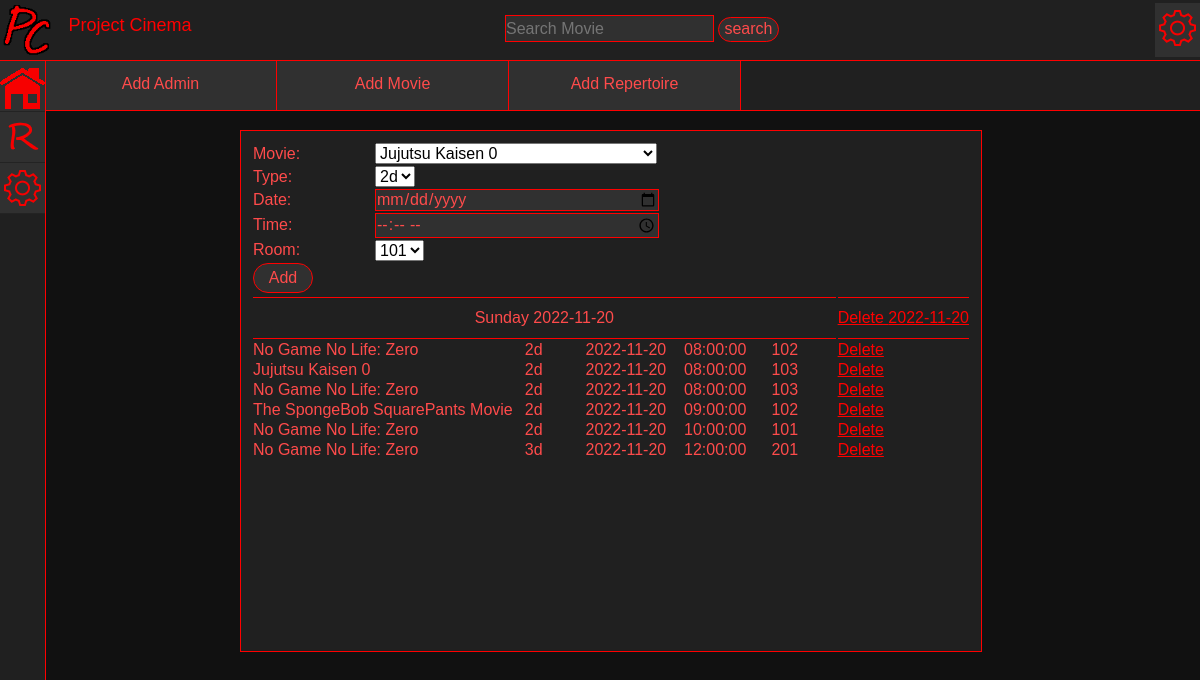
/addRepertoire.php (signed in), run on the app's committed database.
### tables this page shows
CREATE TABLE `repertoire` (
  `id` int(10) NOT NULL,
  `movie_id` int(10) NOT NULL,
  `2d/3d` varchar(2) NOT NULL,
  `date` date NOT NULL,
  `time` time NOT NULL,
  `localisation_id` int(10) NOT NULL,
  `room_id` int(10) NOT NULL,
  `sold_fares` int(3) NOT NULL
);

CREATE TABLE `movies` (
  `id` int(10) NOT NULL,
  `name` varchar(32) NOT NULL,
  `length` int(4) NOT NULL,
  `director_id` int(10) NOT NULL,
  `image` varchar(30) NOT NULL,
  `trailer` varchar(50) NOT NULL,
  `rates` int(3) NOT NULL,
  `description` text NOT NULL
);

CREATE TABLE `rooms` (
  `id` int(10) NOT NULL,
  `name` varchar(10) NOT NULL,
  `localisation_id` int(10) NOT NULL,
  `available_space` int(3) NOT NULL
);

### repertoire/scripts.php (called while the page is built, shortened)
<?php
    class repertoire {
        public function writeCurrentDay($plusDays) {
            switch(date("w")+$plusDays) {
                case 0: return "Sunday"; break;
            }
        }
    }
?>

### addRepertoire.php (the view, shortened to what this page needs)
<!DOCTYPE html>
<html lang="en">
<head>
    <link rel="stylesheet" href="style/login.css">
    <link rel="stylesheet" href="style/forms.css">
    <?php
        include_once("scriptsPHP/header.php");
        include_once("scriptsPHP/addRepertoireScripts.php");
        include_once("repertoire/scripts.php");
        $scripts = new repertoire();
        $connect = mysqli_connect("localhost","ProjectCinema","zaq1@WSX","projectcinema");
    ?>
</head>
<body>
<div class="loginForm">
    <form  action="" method="POST">
        <table>
            <tr>
                <td>Movie: </td>
                <td>
                </td>
            </tr>
            <tr>
                <td>Type: </td>
                <td>
                    <select name="type"><option value="2d">2d</option><option value="3d">3d</option></select>
                </td>
            </tr>
            <tr>
                <td>Date: </td>
                <td>
                    <input type="date" name="date" >
                </td>
            </tr>
            <tr>
                <td>Time: </td>
                <td>
                    <input type="time" name="time" >
                </td>
            </tr>
            <tr>
                <td>Room: </td>
                <td>
                </td>
            </tr>
            <tr>
                <td colspan="2"><input type="submit" value="Add"></td>
            </tr>
        </table>
        <?php
            $queryRead = 'SELECT *, `rooms`.`name` AS "room_name", `repertoire`.`id` AS "repertoire_id" FROM `rooms`, `repertoire`,`movies` WHERE `repertoire`.`movie_id` = `movies`.`id` AND `repertoire`.`localisation_id` = '.$_SESSION['cinemaLocalisation'].' AND `rooms`.`id` = `repertoire`.`room_id`  ORDER BY `repertoire`.`date`,`repertoire`.`time` ASC;';
            $result = mysqli_query($connect, $queryRead);
            echo '<table>';
            $i = 0;
            $d = 0;
            while($row=mysqli_fetch_array($result)) {
                    if($i == 0) {echo'<tr><td colspan="5" class="day-change">'.$scripts->writeCurrentDay($d).' '.$row['date'].'</td><td class="day-change"><a href="addRepertoire.php?repertoireDate='.$row['date'].'">Delete '.$row['date'].'</a></td></tr>'; $d++;}
                echo '<tr><td style="padding-right:10px;">'.$row['name'].'</td><td>'.$row['2d/3d'].'</td><td>'.$row['date'].'</td><td>'.$row['time'].'</td><td>'.$row['room_name'].'</td><td><a href="addRepertoire.php?repertoireId='.$row['repertoire_id'].'">Delete</a></td></tr>';
                $i++;
            }
            echo '</table>';
        ?>
    </form>
    </div>
</body>
</html>

### style/login.css (style rules this page uses)
:root { --primary-color: #202020; --secondary-color: #303030; --hover-color: #232323; --font-color: #9320ff; --bg-color: #111111; --heading-color: #8400ff; }
.loginForm { position: absolute; left: 40%; right: 40%; align-self: center; width: 20%; min-height: 100px; background-color: var(--primary-color); color: var(--font-color); border: 1px solid var(--heading-color); text-align: center; padding: 10px 10px 10px 10px; }
.loginForm form { display: block; width: 100%; height: 100%; text-align: left; white-space: nowrap; }
.loginForm form input { width: 100%; height: 100%; border: 1px solid var(--heading-color); color: var(--font-color); background-color: var(--secondary-color); }
.loginForm form input[type=submit] { border-radius: 20px; padding: 5px; width: 60px; }
.loginForm a { color: var(--heading-color); text-decoration: underline; }

### style/forms.css (style rules this page uses)
:root { --primary-color: #202020; --secondary-color: #303030; --hover-color: #232323; --bg-color: #111111; --font-color: #ff4b4b; --heading-color: #FF0000; --font-size: medium; --hue-rotate: hue-rotate(95deg); --transparent-color: #202020CC; --more-transparent-color: #20202088; }
.loginForm { position: absolute; left: 20%; right: 20%; align-self: center; width: 60%; min-height: 500px; background-color: var(--primary-color); color: var(--font-color); border: 1px solid var(--heading-color); text-align: center; padding: 10px 10px 10px 10px; }
.loginForm tr td { width: 120px; }
.day-change { height:40px; border-top:1px solid var(--heading-color); border-bottom:1px solid var(--heading-color); width: 100%; text-align:center; }

### style/style.css (style rules this page uses)
:root { --primary-color: #202020; --secondary-color: #303030; --hover-color: #232323; --bg-color: #111111; --font-color: #ff4b4b; --heading-color: #FF0000; --font-size: medium; --hue-rotate: hue-rotate(95deg); --transparent-color: #202020CC; --more-transparent-color: #20202088; }
* { margin: 0; padding: 0; font-family: Arial, Helvetica, sans-serif; font-size: var(--font-size); }
body { background-color: var(--bg-color); padding: 80PX 20PX 20PX 65px; }
a { text-decoration: none; }
input { background-color: var(--secondary-color); border: 1px solid var(--heading-color); color: var(--font-color); }

### style/adminPanel.css (style rules this page uses)
:root { --primary-color: #202020; --secondary-color: #303030; --hover-color: #232323; --bg-color: #111111; --font-color: #ff4b4b; --heading-color: #FF0000; --font-size: medium; --hue-rotate: hue-rotate(95deg); }
body { background-color: var(--bg-color); padding: 130PX 20PX 20PX 65px; }

### data on the page
repertoire: writeCurrentDay "Sunday", date "2022-11-20", movie.name "No Game No Life: Zero", value "2d", time "08:00:00", room.name "102"
repertoire: movie.name "Jujutsu Kaisen 0", value "2d", date "2022-11-20", time "08:00:00", room.name "103"
repertoire: movie.name "No Game No Life: Zero", value "2d", date "2022-11-20", time "08:00:00", room.name "103"
repertoire: movie.name "The SpongeBob SquarePants Movie", value "2d", date "2022-11-20", time "09:00:00", room.name "102"
repertoire: movie.name "No Game No Life: Zero", value "2d", date "2022-11-20", time "10:00:00", room.name "101"
repertoire: movie.name "No Game No Life: Zero", value "3d", date "2022-11-20", time "12:00:00", room.name "201"

### other printed values
form field movie_id "Jujutsu Kaisen 0"
form field room "101"
